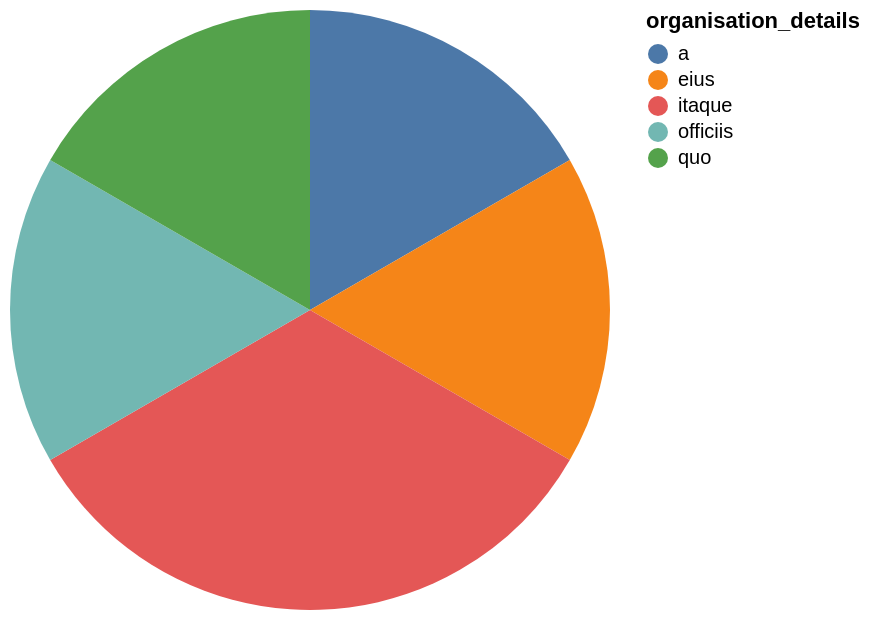

Vega-Lite specification stored for this chart:
### Vega-Lite specification from a JSON file in a GitHub repository (floating-point values rounded to 4 significant figures)
{"data": {"values": [{"x_data": "a", "y_data": 1}, {"x_data": "eius", "y_data": 1}, {"x_data": "itaque", "y_data": 2}, {"x_data": "officiis", "y_data": 1}, {"x_data": "quo", "y_data": 1}]}, "mark": "arc", "encoding": {"theta": {"field": "y_data", "type": "quantitative", "title": "COUNT(organisation_details)"}, "color": {"field": "x_data", "type": "nominal", "title": "organisation_details"}}}
